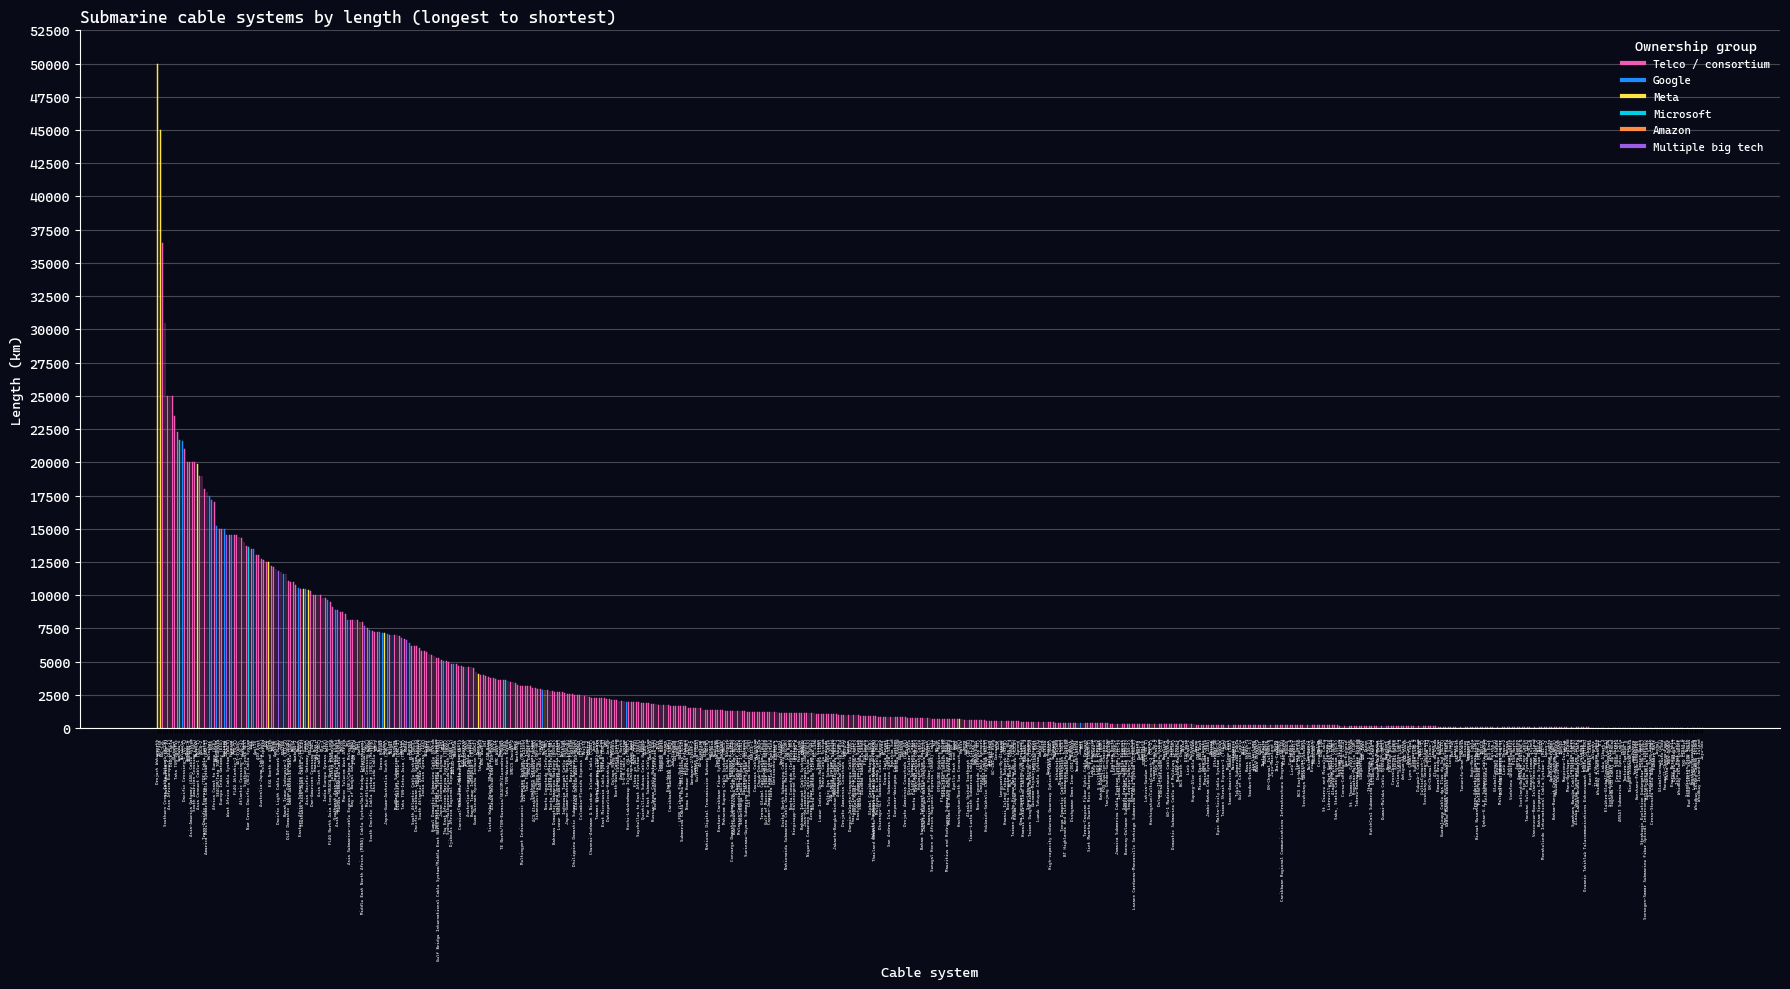

Source code (Python):
from matplotlib.ticker import MultipleLocator
from matplotlib.lines import Line2D

neon_palette = [
    "#F15BB5",  # magenta  -> telco / consortium
    "#00CFE8",  # cyan  -> Microsoft
    "#1C8CFF",  # blue  -> Google
    "#9B5DE5",  # violet -> multiple big tech
    "#FEE440",  # pink  -> Meta
    "#56E0C5",
    "#FEE440",
    "#FF8C42",  # orange -> Amazon / AWS
]

BIG_TECH_LABELS = {
    "Google": "Google",
    "Meta": "Meta",
    "Facebook": "Meta",
    "Microsoft": "Microsoft",
    "Amazon": "Amazon",
    "Amazon Web Services": "Amazon",
    "AWS": "Amazon",
}

ownership_colors = {
    "Telco / consortium": neon_palette[0],
    "Google": neon_palette[2],
    "Meta": neon_palette[4],
    "Microsoft": neon_palette[1],
    "Amazon": neon_palette[7],
    "Multiple big tech": neon_palette[3],
    "Unknown": "#6F7898",
}


def split_owners(raw):
    if raw is None or (isinstance(raw, float) and pd.isna(raw)):
        return []
    text = str(raw).strip()
    if not text:
        return []
    return [part.strip() for part in text.split(",") if part.strip()]


def ownership_group(raw_owners):
    owners = split_owners(raw_owners)
    if not owners:
        return "Unknown"
    big = []
    for owner in owners:
        label = BIG_TECH_LABELS.get(owner)
        if label and label not in big:
            big.append(label)
    if not big:
        return "Telco / consortium"
    if len(big) == 1:
        return big[0]
    return "Multiple big tech"


def ownership_legend(ax_or_fig, on_figure=False):
    legend_order = [
        "Telco / consortium",
        "Google",
        "Meta",
        "Microsoft",
        "Amazon",
        "Multiple big tech",
    ]
    handles = [
        Line2D([0], [0], color=ownership_colors[name], linewidth=3, label=name)
        for name in legend_order
    ]
    if on_figure:
        legend = ax_or_fig.legend(
            handles=handles,
            title="Ownership group",
            loc="lower center",
            bbox_to_anchor=(0.5, -0.12),
            ncol=6,
            frameon=False,
            fontsize=8,
        )
    else:
        legend = ax_or_fig.legend(
            handles=handles,
            title="Ownership group",
            loc="upper right",
            frameon=False,
            fontsize=8,
        )
    plt.setp(legend.get_texts(), color="#FFFFFF")
    legend.get_title().set_color("#FFFFFF")
    return legend


length_base = metadata.dropna(subset=["length_km", "name"]).copy()
length_base["ownership_group"] = length_base["owners"].apply(ownership_group)
length_base["bar_color"] = length_base["ownership_group"].map(ownership_colors)

by_length = length_base.sort_values("length_km", ascending=False).reset_index(drop=True)

fig, ax = plt.subplots(figsize=(18, 10), facecolor="#090A18")
ax.set_facecolor("#090A18")
ax.bar(
    range(len(by_length)),
    by_length["length_km"].astype(float),
    width=0.35,
    color=by_length["bar_color"].tolist(),
    edgecolor=by_length["bar_color"].tolist(),
    linewidth=0.35,
)

ax.set_title(
    "Submarine cable systems by length (longest to shortest)",
    color="#FFFFFF",
    loc="left",
)
ax.set_xlabel("Cable system", color="#FFFFFF")
ax.set_ylabel("Length (km)", color="#FFFFFF")

label_step = 1
tick_positions = list(range(0, len(by_length), label_step))
ax.set_xticks(tick_positions)
ax.set_xticklabels(
    by_length.loc[tick_positions, "name"].tolist(),
    rotation=90,
    ha="center",
    va="top",
    color="#FFFFFF",
    fontsize=3,
)
ax.tick_params(axis="y", colors="#FFFFFF")
ax.spines["bottom"].set_color("#FFFFFF")
ax.spines["left"].set_color("#FFFFFF")
ax.spines["top"].set_visible(False)
ax.spines["right"].set_visible(False)
ax.yaxis.set_major_locator(MultipleLocator(2500))
ax.set_axisbelow(True)
ax.grid(axis="y", which="major", color="#FFFFFF", alpha=0.25)
ownership_legend(ax)

plt.tight_layout()
fig.savefig(
    "01-CableOwnership.png",
    dpi=600,
    facecolor="#090A18",
    edgecolor="none",
)
plt.show()
plt.close(fig)

print(f"Cables plotted: {len(by_length):,}")
print(by_length["ownership_group"].value_counts().to_string())
